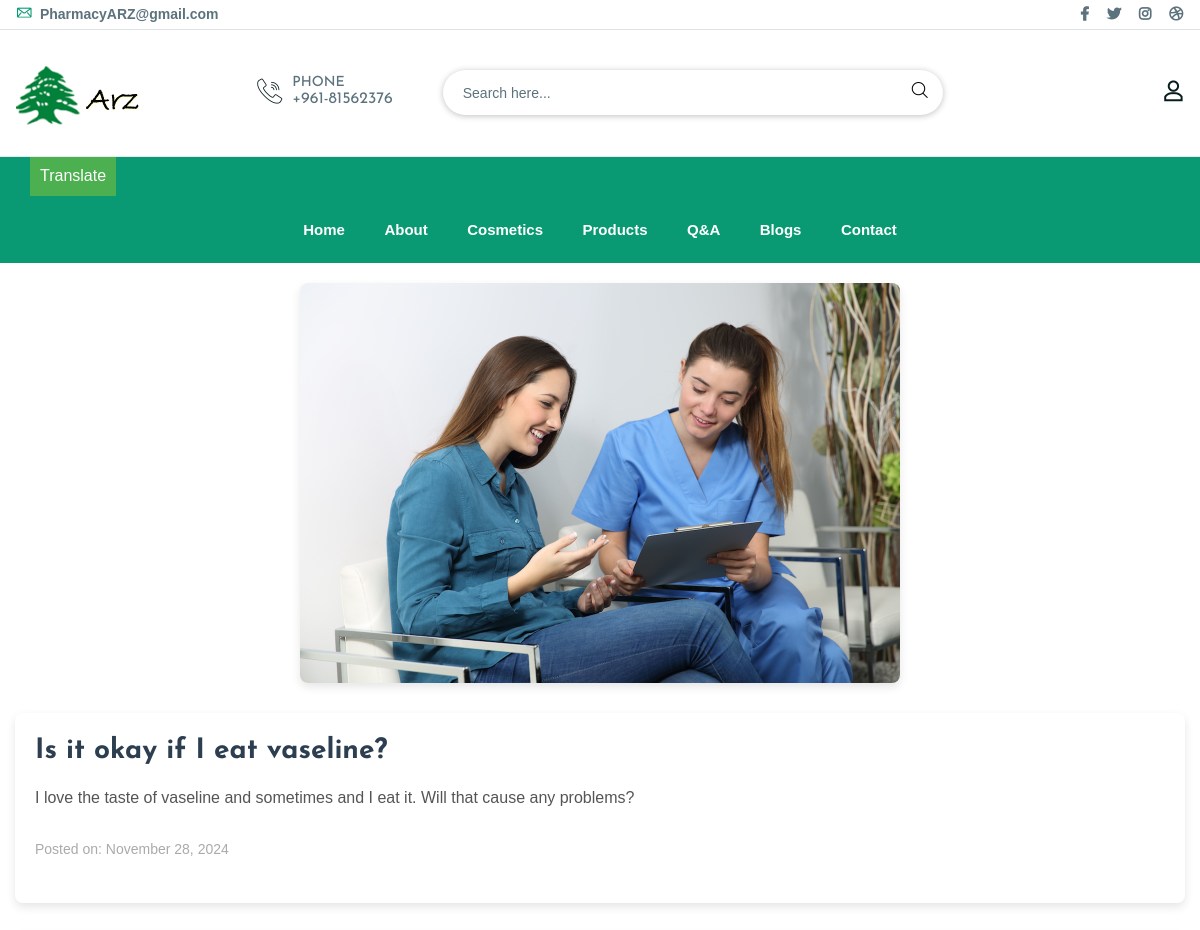
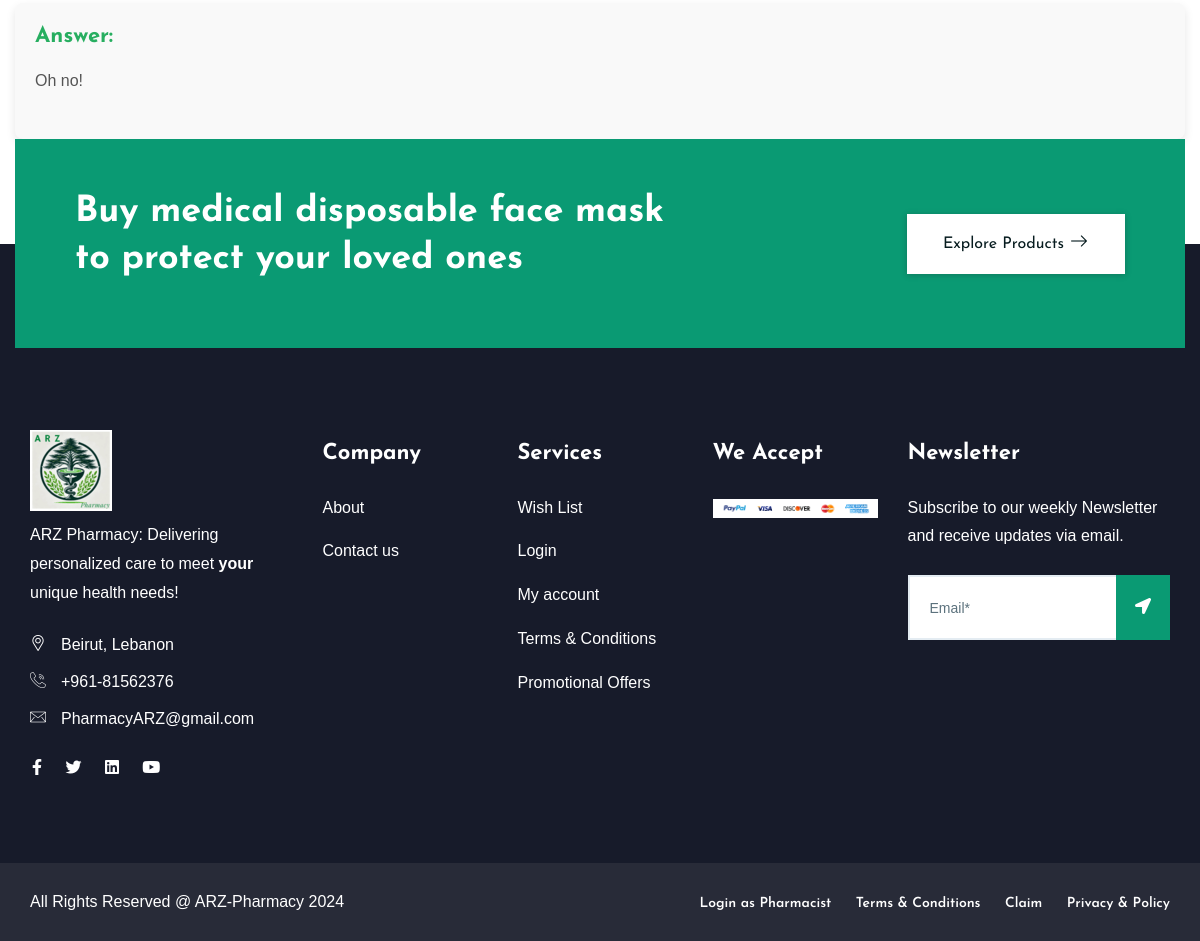
/ARZ/view_answer.php?question_id=11, run on the app's committed database (2 pictures, top to bottom).
### tables this page shows
CREATE TABLE `questions` (
  `id` int(11) NOT NULL,
  `user_id` int(11) DEFAULT 0,
  `email` varchar(255) NOT NULL,
  `subject` varchar(255) DEFAULT NULL,
  `message` text NOT NULL,
  `pinned` tinyint(1) NOT NULL DEFAULT 0,
  `answered` tinyint(1) NOT NULL DEFAULT 0,
  `created_at` timestamp NOT NULL DEFAULT current_timestamp()
);

CREATE TABLE `answers` (
  `id` int(11) NOT NULL,
  `question_id` int(11) NOT NULL,
  `answer` text NOT NULL,
  `created_at` timestamp NOT NULL DEFAULT current_timestamp()
);

### ARZ/view_answer.php (the view, shortened to what this page needs)
<?php
include("./connection.php");
$question_id = isset($_GET['question_id']) ? intval($_GET['question_id']) : 0;
$sql_question = "SELECT id, subject, message, pinned, created_at FROM questions WHERE id = ?";
$stmt_question = $conn->prepare($sql_question);
$stmt_question->bind_param("i", $question_id);
$stmt_question->execute();
$result_question = $stmt_question->get_result();
$question = $result_question->fetch_assoc();
$sql_answer = "SELECT id, answer FROM answers WHERE question_id = ?";
$stmt_answer = $conn->prepare($sql_answer);
$stmt_answer->bind_param("i", $question_id);
$stmt_answer->execute();
$result_answer = $stmt_answer->get_result();
$answer = $result_answer->fetch_assoc();
?>
<div style="text-align: center; margin-top: 20px;">
    <img src="img/bg/AQ2.jpeg" alt="Question Image" style="width: 80%; max-width: 600px; height: auto; border-radius: 8px; box-shadow: 0 4px 10px rgba(0,0,0,0.1);">
</div>
<div class="container" style="margin-top: 30px;">
    <div class="row">
        <div class="col-lg-12">
            <div style="background-color: #fff; padding: 20px; border-radius: 8px; box-shadow: 0 4px 10px rgba(0,0,0,0.1);">
                <h3 style="font-size: 28px; font-weight: bold; color: #2c3e50;"><?php echo htmlspecialchars($question['subject']); ?></h3>
                <p style="color: #555; font-size: 16px; margin-top: 10px;"><?php echo nl2br(htmlspecialchars($question['message'])); ?></p>
                <p style="font-size: 14px; color: #aaa; margin-top: 15px;">Posted on: <?php echo date("F d, Y", strtotime($question['created_at'])); ?></p>
            </div>
            <div style="background-color: #f9f9f9; margin-top: 30px; padding: 20px; border-radius: 8px; box-shadow: 0 4px 10px rgba(0,0,0,0.1);">
                <h4 style="font-size: 22px; font-weight: bold; color: #27ae60;">Answer:</h4>
                <?php if ($answer): ?>
                    <p style="color: #555; font-size: 16px; margin-top: 10px;"><?php echo nl2br(htmlspecialchars($answer['answer'])); ?></p>
                <?php else: ?>
                    <p style="color: gray; font-size: 16px; margin-top: 10px;"><em>No answer yet.</em></p>
                <?php endif; ?>
            </div>
        </div>
    </div>
</div>
<?php
include("./footer.php");
?>

### ARZ/css/responsive.css (style rules this page uses)
@media (min-width: 1200px) { .container { max-width: 1200px; } }

### data on the page
questions: subject "Is it okay if I eat vaseline?", message "I love the taste of vaseline and sometimes and I eat it. Will that cause any problems?", created_at "November 28, 2024"
answers: answer "Oh no!"
